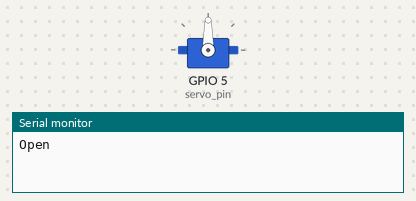
Bench run of a sketch on a simulated ESP32. Shown: servo, the last lines printed to the serial monitor.

Above: at 0.1 s.
At 1.1 s:
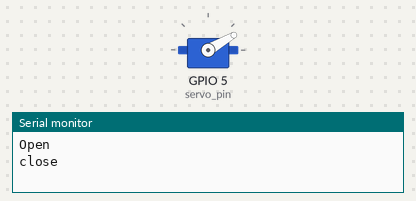
Timing chart, 0 to 2.6 s (numbered marks = the images above):
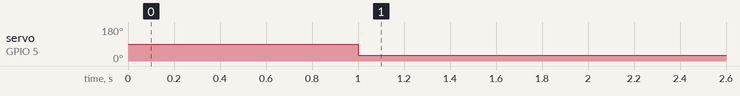

Measured:
- by itself, servo on GPIO 5 (servo_pin): 90° → 30° at 1.0 s

The sketch:

servo_test.ino
```cpp
#include <ESP32Servo.h>
Servo myServo;
int servo_pin = 5;
void setup() {
  // put your setup code here, to run once:
  Serial.begin(9600);
  myServo.attach(servo_pin);
}

void loop() {
  // put your main code here, to run repeatedly:
  //myServo.write(140);      // 140 -open then 30-close
  Serial.println("Open");
  delay(1000);
  myServo.write(30);
  Serial.println("close");
  delay(1000);
}
```
